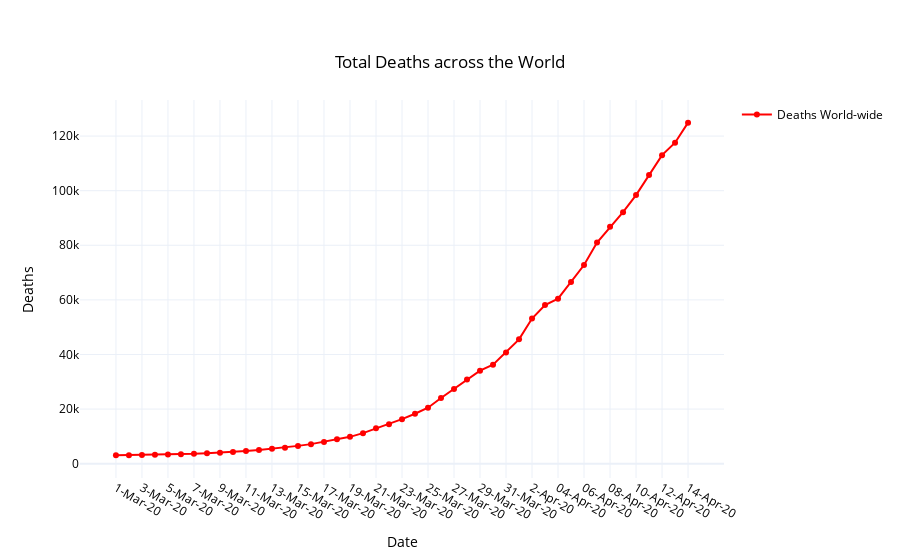

Here is the notebook cell this chart was saved with:
### Code cell
fig = go.Figure(data=go.Scatter(x=df['DATE'], y=df['DEATHS'], name='Deaths World-wide', mode='lines+markers', 
                                line_color='red'))
fig.update_layout(
    showlegend=True,
    title= {
        'text': 'Total Deaths across the World',
        'y':0.9,
        'x':0.5,
        'xanchor': 'center',
        'yanchor': 'top'
    },
    
    xaxis_title="Date",
    yaxis_title="Deaths",
    template='plotly_white',
    font=dict(
        color="black"
    )
)
fig.show()

### Figure 1 — Plotly figure (JSON) as saved in the notebook; plotly's stock layout.template omitted (floating-point values rounded to 4 significant figures)
{"data": [{"line": {"color": "red"}, "mode": "lines+markers", "name": "Deaths World-wide", "type": "scatter", "x": ["1-Mar-20", "2-Mar-20", "3-Mar-20", "4-Mar-20", "5-Mar-20", "6-Mar-20", "7-Mar-20", "8-Mar-20", "9-Mar-20", "10-Mar-20", "11-Mar-20", "12-Mar-20", "13-Mar-20", "14-Mar-20", "15-Mar-20", "16-Mar-20", "17-Mar-20", "18-Mar-20", "19-Mar-20", "20-Mar-20", "21-Mar-20", "22-Mar-20", "23-Mar-20", "24-Mar-20", "25-Mar-20", "26-Mar-20", "27-Mar-20", "28-Mar-20", "29-Mar-20", "30-Mar-20", "31-Mar-20", "1-Apr-20", "2-Apr-20", "03-Apr-20", "04-Apr-20", "05-Apr-20", "06-Apr-20", "07-Apr-20", "08-Apr-20", "09-Apr-20", "10-Apr-20", "11-Apr-20", "12-Apr-20", "13-Apr-20", "14-Apr-20"], "y": [3050, 3117, 3202, 3285, 3387, 3494, 3599, 3827, 4025, 4296, 4628, 4981, 5429, 5833, 6519, 7161, 7978, 8951, 9828, 11186, 12948, 14457, 16312, 18295, 20500, 24073, 27343, 30861, 34064, 36233, 40728, 45532, 53167, 58109, 60427, 66520, 72769, 81010, 86748, 92109, 98387, 105722, 113013, 117585, 124918]}], "layout": {"font": {"color": "black"}, "showlegend": true, "title": {"text": "Total Deaths across the World", "x": 0.5, "xanchor": "center", "y": 0.9, "yanchor": "top"}, "xaxis": {"title": {"text": "Date"}}, "yaxis": {"title": {"text": "Deaths"}}}}
